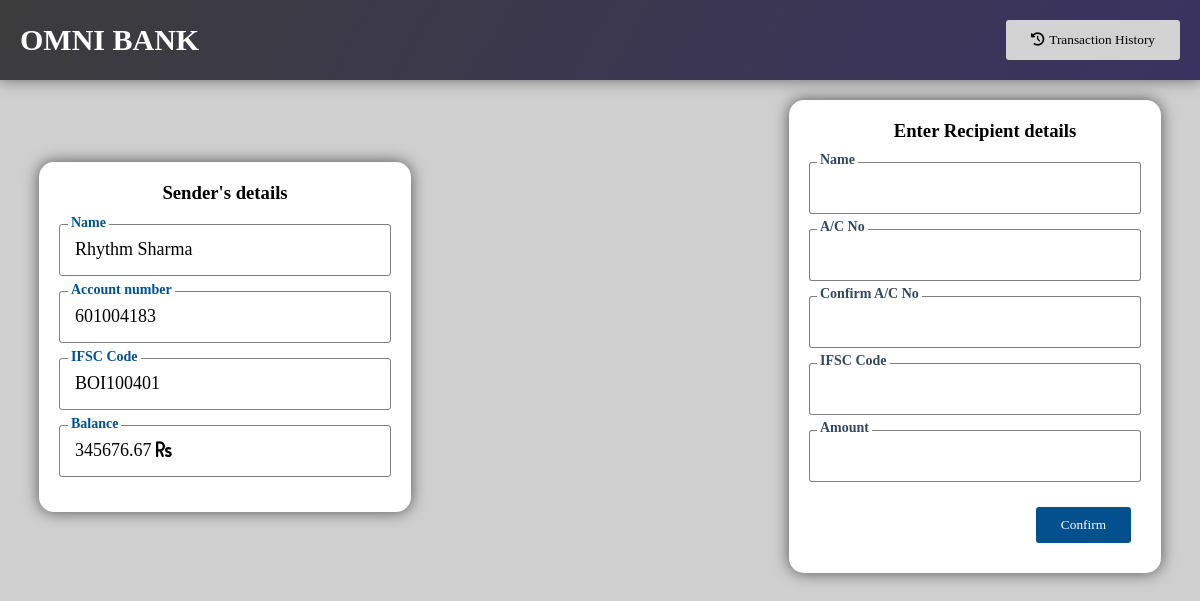
Page /transaction.php?c_id=1 on the earlier database version.
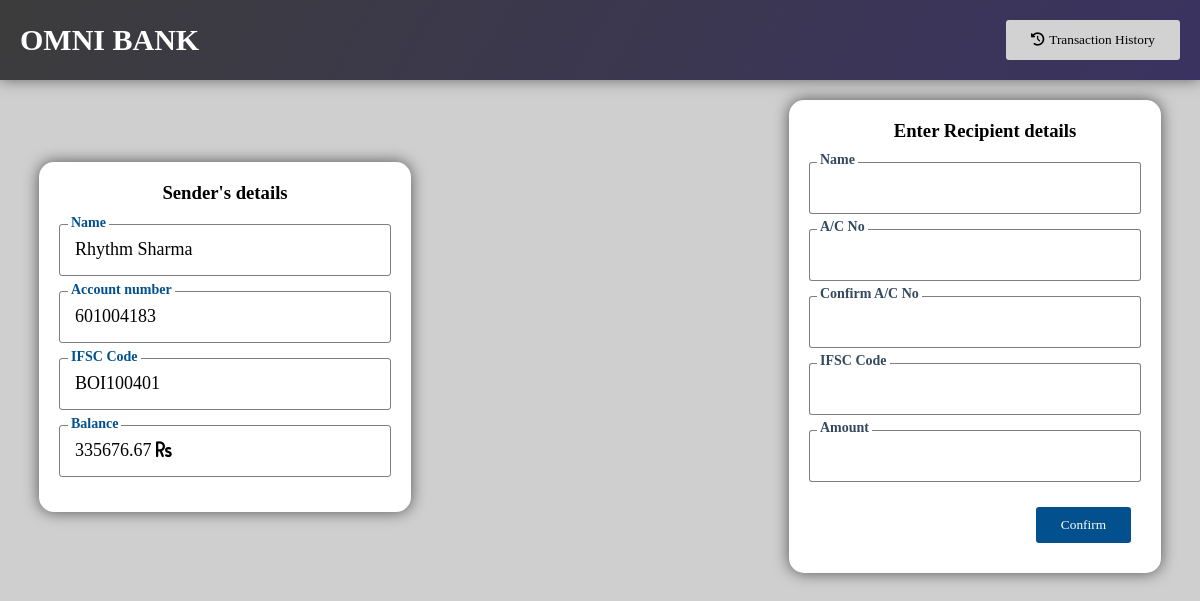
Same page on the later database version.
### tables this page shows
CREATE TABLE `customers` (
  `customer_id` int(100) NOT NULL,
  `name` varchar(50) NOT NULL,
  `account_num` varchar(20) NOT NULL,
  `IFSC_Code` varchar(10) NOT NULL,
  `email` varchar(40) NOT NULL,
  `contact_num` varchar(15) NOT NULL,
  `location` varchar(30) NOT NULL,
  `State` varchar(20) NOT NULL,
  `current_balance` double NOT NULL
);

### transaction.php (the view, shortened to what this page needs)
<?php
    require_once("connection.php");
    $name = '';
    $recipient_account_num = '';
    if(isset($_GET['c_id'])){
        $customer_id = $_GET['c_id'];
        $sql = "SELECT name, account_num, IFSC_Code, current_balance FROM customers WHERE customer_id='$customer_id'";
        $result = $conn->query($sql);
        if($result->num_rows == 1){
            $row = $result->fetch_assoc();
            $sender_name = $row['name'];
            $sender_acc_num = $row['account_num'];
            $sender_ifsc_code = $row['IFSC_Code'];
            $sender_balance = $row['current_balance'];
        }
        else {
            header('Location: index.php');
            $_SESSION['message'] = 'Invalid customer ID';
            $_SESSION['message-css'] = 'error-msg';
            exit;
        }
    }
    else{
        $_SESSION['message'] = 'Invalid customer ID';
        $_SESSION['message-css'] = 'error-msg';
        header('Location: index.php');
        exit;
    }
?>
<!DOCTYPE html>
<html lang="en">
<head>
    <link rel="stylesheet" href="public/CSS/styles.css">
</head>
<body>
    <?php require 'includes/header.php'; ?>
        <div class="flex-row mt-20px pb-50px">
            <div class="child">
                <div class="flex-col trans-card z-index-10 shadow">
                    <h3 class="mb-20px t-c">
                        Sender's details
                    </h3>
                    <div class="sender-detail">
                        <label>Name </label>
                        <div><?php echo $sender_name; ?></div>
                    </div>
                    <div class="sender-detail">
                        <label>Account number </label>
                        <div><?php echo $sender_acc_num; ?></div>
                    </div>
                    <div class="sender-detail">
                        <label>IFSC Code </label>
                        <div><?php echo $sender_ifsc_code; ?></div>
                    </div>
                    <div class="sender-detail">
                        <label>Balance </label>
                        <div><?php echo $sender_balance; ?> <i class="fas fa-rupee-sign"></i></div>
                    </div>
                </div>
            </div>
            <div class="partition">
                <?php require 'includes/transfer-animation.php'; ?>
            </div>
            <div class="child">
                <div class="flex-col trans-card z-index-10 shadow">
                    <h3 class="mb-20px ml-20px t-c">
                    Enter Recipient details
                    </h3>
                    <form id="transaction-form" action="" method="post" class="form">
                        <div class="input-container">
                            <label for="name" >Name </label>
                            <input class="transaction-input" type="text" name="name" class="input" value="<?php echo $name; ?>">
                        </div>
                        <div class="input-container">
                            <label for="account_num">A/C No </label>
                            <input class="transaction-input" type="number" name="account_num" class="input" value="<?php echo $recipient_account_num; ?>">
                        </div>
                        <div class="input-container">
                            <label for="c_account_num">Confirm A/C No </label>
                            <input class="transaction-input" type="number" name="c_account_num" class="input" >
                        </div>
                        <div class="input-container">
                            <label for="ifsc_code">IFSC Code </label>
                            <input class="transaction-input" type="text" name="ifsc_code" class="input" >
                        </div>
                        <div class="input-container">
                            <label for="amount">Amount </label>
                            <input class="transaction-input" type="number" step="0.000001" name="amount" class="input" >
                        </div>
                        <div class="button-container">
                            <button id="make-transaction-btn" type="submit" class="button">Confirm</button>
                        </div>
                    </form>
                </div>
            </div>
        </div>
</body>
</html>

Differences in the rows shown:
changed customers "Rhythm Sharma": current_balance "345676.67" → "335676.67"
